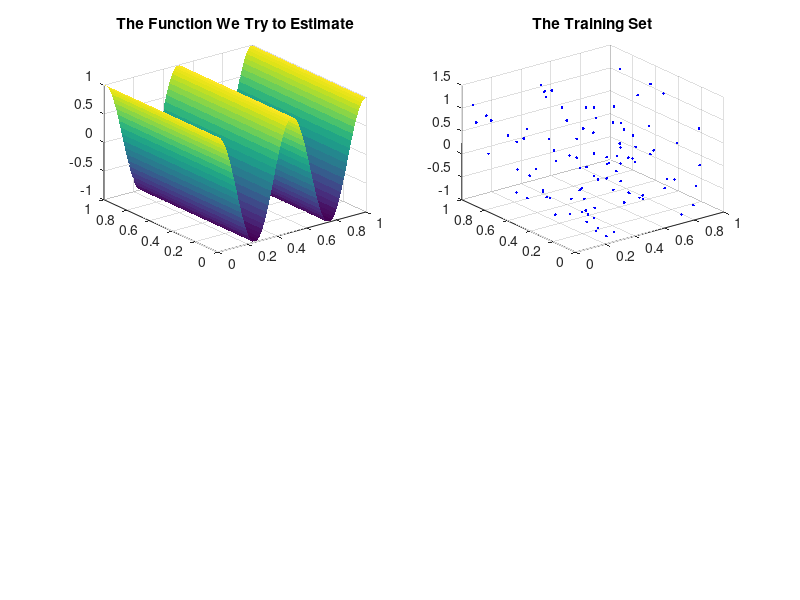

Source code (MATLAB): (Note: this script raises an error after producing the figure.)
function demo(func, k);

% demo;
% demo(func);
% demo(func, k);
%
% Demo for using the algorithms in this directory, developed or used in
%
% A. Navot, L. Shpigelman, N. Tishby, E. Vaadia. Nearest Neighbor Based Feature Selection for Regression and its
% Application to Neural Activity. Submitted to NIPS 2005.
%
% the demo demonstrats the effect of feature selection and shows the
% results of the various selection algorithms on the given 2-dimesional
% function
%
% input: func: the target function to be estimated. valid values are
%              'sin_x1' (default), 'sin_x1_2', 'square_x1'
%        k: number of neighbors. (default is 3)
%
% 
                 
%%%%%%%%%%%%%%%%%%%%%%%%%%%%%%%%%%%%%%%%%%%%%%%
%%  Written by Amir Navot & Lavi Shpigelman               
%% Date: June 3, 2005                        
%%%%%%%%%%%%%%%%%%%%%%%%%%%%%%%%%%%%%%%%%%%%%%%

if nargin <2,
    k = 4;
end

if nargin <1,
    func = 'sin_x1';
end

X_train = rand(100,2);

Ytr = feval(func, X_train(:,1), X_train(:,2));
Y_train = Ytr(:) + rand(100,1)/5;

fh = figure; 
ss = get(0,'ScreenSize');
set(gcf, 'Position', ss/1.5 + [0 ss(4)/3 0 0] )

x1 = 0:0.01:1;
x2 = x1;
[X1, X2] = meshgrid(x1, x2);

X_test = [X1(:), X2(:)];
Y = feval(func, X1, X2);
Y_test = Y(:);

%figure; 
subplot(221)
myplot(X1, X2, Y);

title('The Function We Try to Estimate');

subplot(222)
plot3(X_train(:,1), X_train(:,2), Y_train, 'b.');

title('The Training Set');
grid on


extra_param.k = k;
estY = kNNreg(X_test, X_train, Y_train, [1 1], extra_param);
estYr = reshape(estY, length(x1), length(x1));


subplot(223);
myplot(X1,X2,estYr);

title(['Estimated Function, using both features'])
xlabel(['mean square error = ' num2str(mean((estY-Y_test).^2))]);


% feature selection:
%RGS
extra_param.num_starts = 1;
extra_param.epochs = 1;
weights = RGS(X_train, Y_train, extra_param);
[w ord] = sort(-weights);
disp(['The weights that RGS assigned are: (' num2str(weights(1)) ', ' num2str(weights(2)) ')']);

% SKS
scores = SKS(X_train, Y_train, extra_param);
[w ord] = sort(-scores);
disp(['The scores that SKS assigned are: (' num2str(scores(1)) ', ' num2str(scores(2)) ')']);

% correletion coeffitient
scores = corrcoef_select(X_train, Y_train);
[w ord] = sort(-scores);
disp(['The scores that Corr_Coef assigned are: (' num2str(scores(1)) ', ' num2str(scores(2)) ')']);


% correletion coeffitient
scores = infoGain(X_train, Y_train);
[w ord] = sort(-scores);
disp(['The scores that infoGain assigned are: (' num2str(scores(1)) ', ' num2str(scores(2)) ')']);

% forword selection
selected_features = fwd_sel(X_train, Y_train, extra_param);
disp(['The features selected by  fwd_sel are: ' num2str(selected_features)]);

%first feature only
w = [1 0];
estY = kNNreg(X_test, X_train, Y_train, w , extra_param);
estYr = reshape(estY, length(x1), length(x1));

subplot(224);
myplot(X1,X2,estYr);
title(['Estimated Function, using first feature only'])
xlabel(['mean square error = ' num2str(mean((estY-Y_test).^2))]);
%disp(['kNNreg using the best feature only. MSE = ' num2str(mean((estY-Y_test).^2)) ' (hit Enter)']);


function Y = square_x1(X1, X2)

Y = X1.^2;


function Y = sin_x1(X1, X2)

f = 4*pi;
Y = sin(f*X1+pi/2);

function Y = sin_x1_2(X1, X2)

f = 2*pi;
Y = sin(f*X1+pi/2);

function myplot(X1,X2,Y)
surf(X1,X2,Y); shading flat